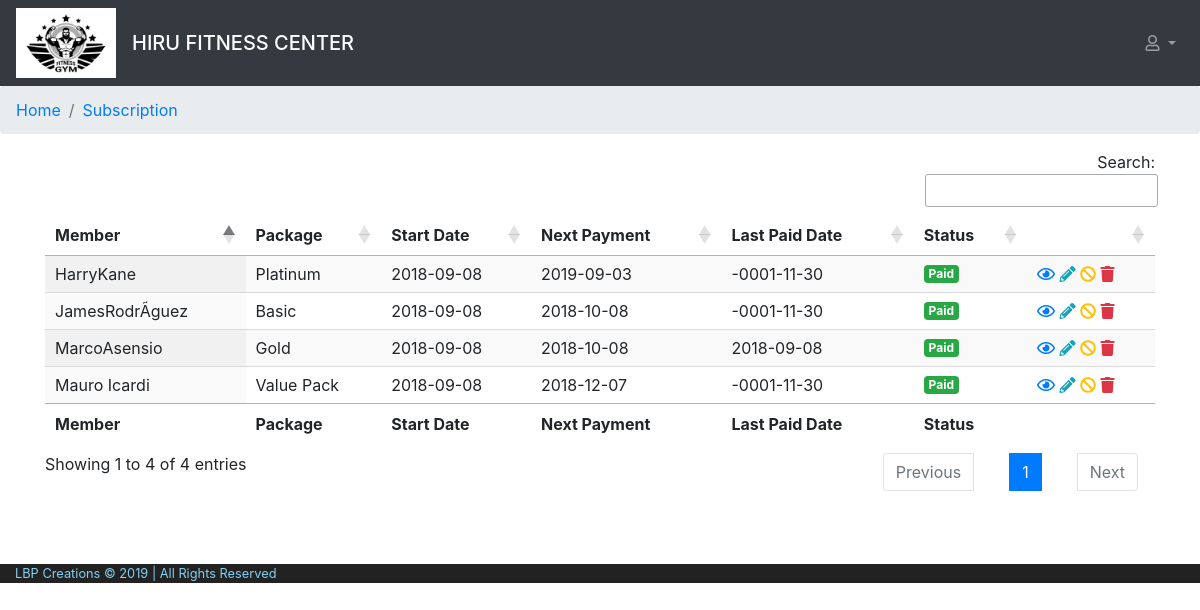
The app's page /cms/view/subscription/index.php with its own data.
### tables this page shows
CREATE TABLE `membership` (
  `membership_id` int(11) NOT NULL,
  `member_id` int(11) NOT NULL,
  `package_id` int(11) NOT NULL,
  `start_date` datetime NOT NULL,
  `end_date` datetime NOT NULL,
  `last_paid_date` datetime NOT NULL COMMENT 'Actual paid date',
  `payment_status` char(1) NOT NULL COMMENT 'P - Paid, L - Late',
  `status` char(1) NOT NULL COMMENT 'A = Active , I = Inactive, D = Deleted',
  `created_time` datetime NOT NULL,
  `updated_by` int(11) NOT NULL COMMENT 'last updated staff person',
  `lmd` datetime NOT NULL COMMENT 'Last Modified Time'
);

CREATE TABLE `package` (
  `package_id` int(20) NOT NULL,
  `package_name` varchar(255) NOT NULL,
  `package_description` text NOT NULL,
  `fee` float NOT NULL,
  `duration` int(11) NOT NULL,
  `status` char(1) NOT NULL COMMENT 'A = Active , I = Inactive, D = Deleted'
);

### model/subscription.php (called while the page is built, shortened)
<?php
class Subscription{
    public static function displayAllSubscription(){
        $con=$GLOBALS['con'];
        $sql="  SELECT  membership.membership_id,
                        CONCAT(' ',member.first_name,member.last_name) AS member_name,
                        package.package_name,
                        membership.start_date,
                        membership.end_date,
                        membership.last_paid_date,
                        membership.status,
                        membership.payment_status,
                        CONCAT(' ',staff.first_name,staff.last_name) AS staff_name
                FROM membership
                INNER JOIN staff ON membership.updated_by = staff.staff_id
                INNER JOIN member ON membership.member_id = member.member_id
                INNER JOIN package ON membership.package_id = package.package_id
                WHERE member.member_id != 'D'
                ORDER BY membership.membership_id DESC";
        $result=$con->query($sql);
        return $result;
    }
}

### cms/view/subscription/index.php (the view, shortened to what this page needs)
<?php include '../../layout/header.php'; ?>
<?php include '../../../model/subscription.php'; ?>
<?php
$allSubscription = Subscription::displayAllSubscription();
?>
<body>
    <?php include '../../layout/navBar.php';?>
    <nav aria-label="breadcrumb">
    <ol class="breadcrumb">
        <li class="breadcrumb-item" aria-current="page"><a href="../dashboard/dashboard.php">Home</a></li>
        <li class="breadcrumb-item active" aria-current="page"><a href="#">Subscription</a></li>
    </ol>
    </nav>
    <div class="container">
        <table id="example" class="display" style="width:100%">
            <thead>
                <tr>
                    <th>Member</th>
                    <th>Package</th>
                    <th>Start Date</th>
                    <th>Next Payment</th>
                    <th>Last Paid Date</th>
                    <th>Status</th>
                    <th>&nbsp;</th>
                </tr>
            </thead>
            <tbody>
                <?php
                    while($row = $allSubscription->fetch_assoc()) {
                        if($row['payment_status']==Subscription::PAID){
                            $status="Paid";
                        }elseif($row['payment_status']==Subscription::LATE){
                            $status="Late";
                        }
                ?>
                <tr>
                    <td><?php echo ucwords($row['member_name']); ?></td>
                    <td><?php echo ucwords($row['package_name']); ?></td>
                    <td><?php echo date("Y-m-d", strtotime($row['start_date'])); ?></td>
                    <td><?php echo date("Y-m-d", strtotime($row['end_date'])); ?></td>
                    <td><?php echo date("Y-m-d", strtotime($row['last_paid_date'])); ?></td>
                    <td><span class="badge <?php if($row['payment_status']==Subscription::PAID){echo "badge-success";}else{echo "badge-danger";}?>"><?php echo $status; ?></span></td>
                    <td>
                            <a data-toggle="tooltip" data-placement="top" title="View" href="../../controller/membershipController.php?membership_id=<?php echo $row['membership_id']?>&status=View"><i class="far fa-eye text-primary"></i></a>
                            <a data-toggle="tooltip" data-placement="top" title="Edit" href="../../controller/membershipController.php?membership_id=<?php echo $row['membership_id']?>&status=Edit"><i class="fas fa-pencil-alt text-info"></i></a>
                        <?php
                            $membershipId = $row['membership_id'];
                            if($row['status']==Subscription::ACTIVE){
                                echo "<a data-toggle='tooltip' data-placement='top' title='Deactivate' href='../../controller/membershipController.php?membership_id='.$membershipId.'&status=Deactivate'><i class='fas fa-ban text-warning'></i></a>";
                            }elseif($row['status']==Subscription::INACTIVE){
                                echo "<a data-toggle='tooltip' data-placement='top' title='Activate' href='../../controller/membershipController.php?membership_id='.$membershipId.'&status=Activate'><i class='far fa-check-circle text-success'></i></a>";
                            }
                        ?>
                            <a data-toggle="tooltip" data-placement="top" title="Delete"><i class="fas fa-trash text-danger"></i></a>
                    </td>
                </tr>
                    <?php } ?>
            </tbody>
            <tfoot>
                <tr>
                    <th>Member</th>
                    <th>Package</th>
                    <th>Start Date</th>
                    <th>Next Payment</th>
                    <th>Last Paid Date</th>
                    <th>Status</th>
                    <th>&nbsp;</th>
                </tr>
            </tfoot>
        </table>
    </div>
<?php include '../../layout/footer.php';?>

### public/css/layout.css (style rules this page uses)
body { background-color: #ffffff; }
a { text-decoration: none !important; }

### records on screen
membership: member_name "JamesRodrÃ­guez", package.package_name "Basic", start_date "2018-09-08", end_date "2018-10-08", last_paid_date "-0001-11-30", payment_status "Paid"
membership: member_name "Mauro Icardi", package.package_name "Value Pack", start_date "2018-09-08", end_date "2018-12-07", last_paid_date "-0001-11-30", payment_status "Paid"
membership: member_name "HarryKane", package.package_name "Platinum", start_date "2018-09-08", end_date "2019-09-03", last_paid_date "-0001-11-30", payment_status "Paid"
membership: member_name "MarcoAsensio", package.package_name "Gold", start_date "2018-09-08", end_date "2018-10-08", last_paid_date "2018-09-08", payment_status "Paid"

### other values on screen
SYSTEM_BUSINESS_NAME "HIRU FITNESS CENTER"
